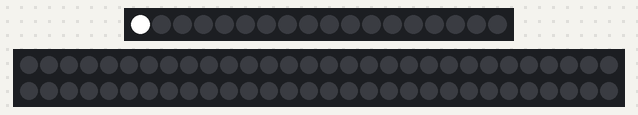
A sketch run on a simulated Arduino Uno, built with avr-gcc and run on an emulated ATmega328P. Shown: 18 RGB LEDs in strip order, left to right, 60 RGB LEDs in strip order, left to right, continuing on the next row. Dim RGB values are drawn brighter than linear.

Above: at 0.65 s.
At 5.31 s:
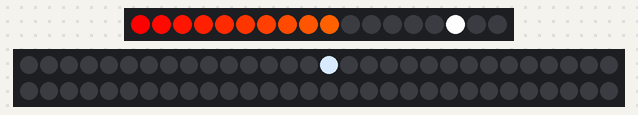
At 10.29 s:
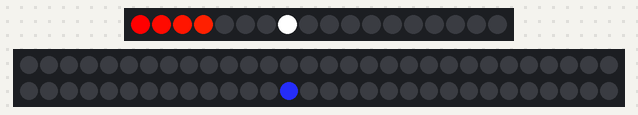
At 20.24 s:
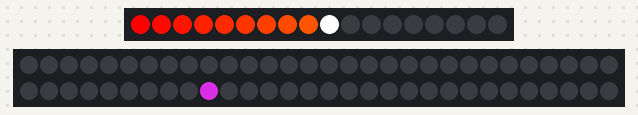
At 29.89 s:
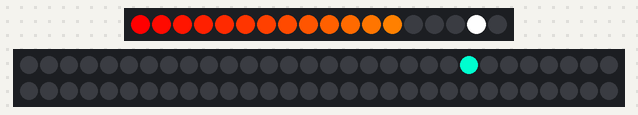
At 39.84 s:
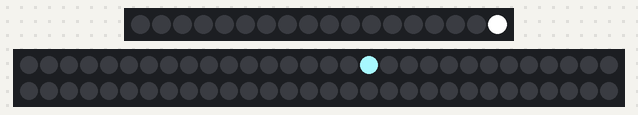

The sketch:

LED.ino
```cpp
#include <FastLED.h>

#define NUM_LEDS 18
#define NUM_LEDS2 60


#define DATA_PIN 3
#define DATA_PIN2 4


CRGB leds[NUM_LEDS];
CRGB leds2[NUM_LEDS2];
CRGB aktfarbe;
int durchlauf = 0;
int fortschritt = 0;
int p = 0;

void setup() {

   	delay(500);

    FastLED.addLeds<WS2811, DATA_PIN,  GRB>(leds, NUM_LEDS);
    FastLED.addLeds<WS2811, DATA_PIN2,  GRB>(leds2, NUM_LEDS2);


}


void loop() {

   for(int whiteLed = 0; whiteLed < NUM_LEDS; whiteLed = whiteLed + 1) {
     leds2[p] = CRGB(abs((255*sin((p/7.0)))),abs(255*sin(p/13.0)),abs(255*sin(p/10.0)));

      for (int i=0;i< whiteLed;i++){
        if (i < fortschritt) {leds[i]=CRGB(255,192*i/NUM_LEDS,0);}

      }

      leds[whiteLed] = CRGB::White;


      FastLED.show();


      delay(20);


      leds[whiteLed] = CRGB::Black;
      leds2[p] = CRGB::Black;
      p++;
      if (p>=NUM_LEDS2) {p=0;}
   }
   fortschritt++;
   if (fortschritt == NUM_LEDS ) {
     fortschritt =0;
     durchlauf = 1- durchlauf;
   }
}
```
